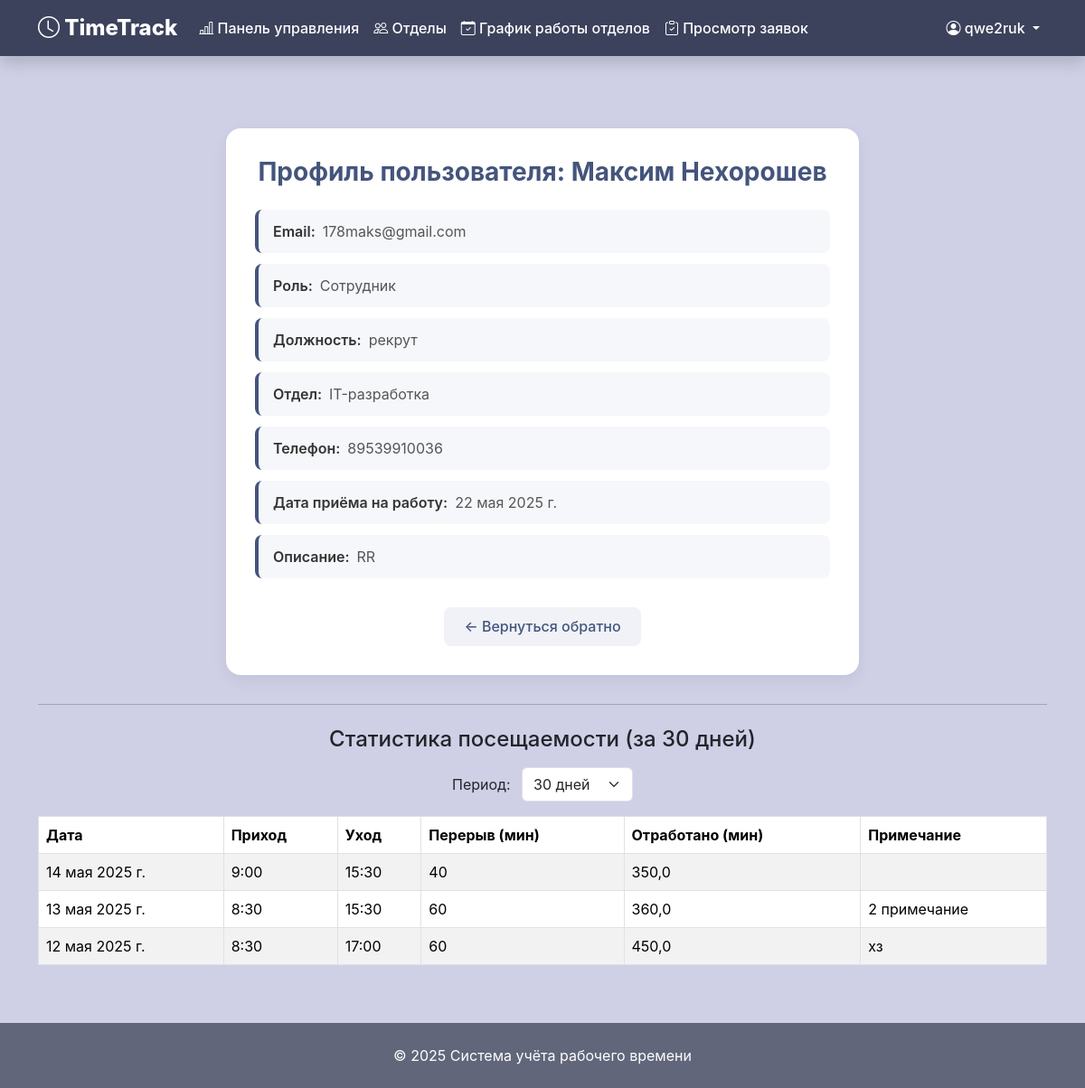
The app's page /profile/1/ (signed in), older data.
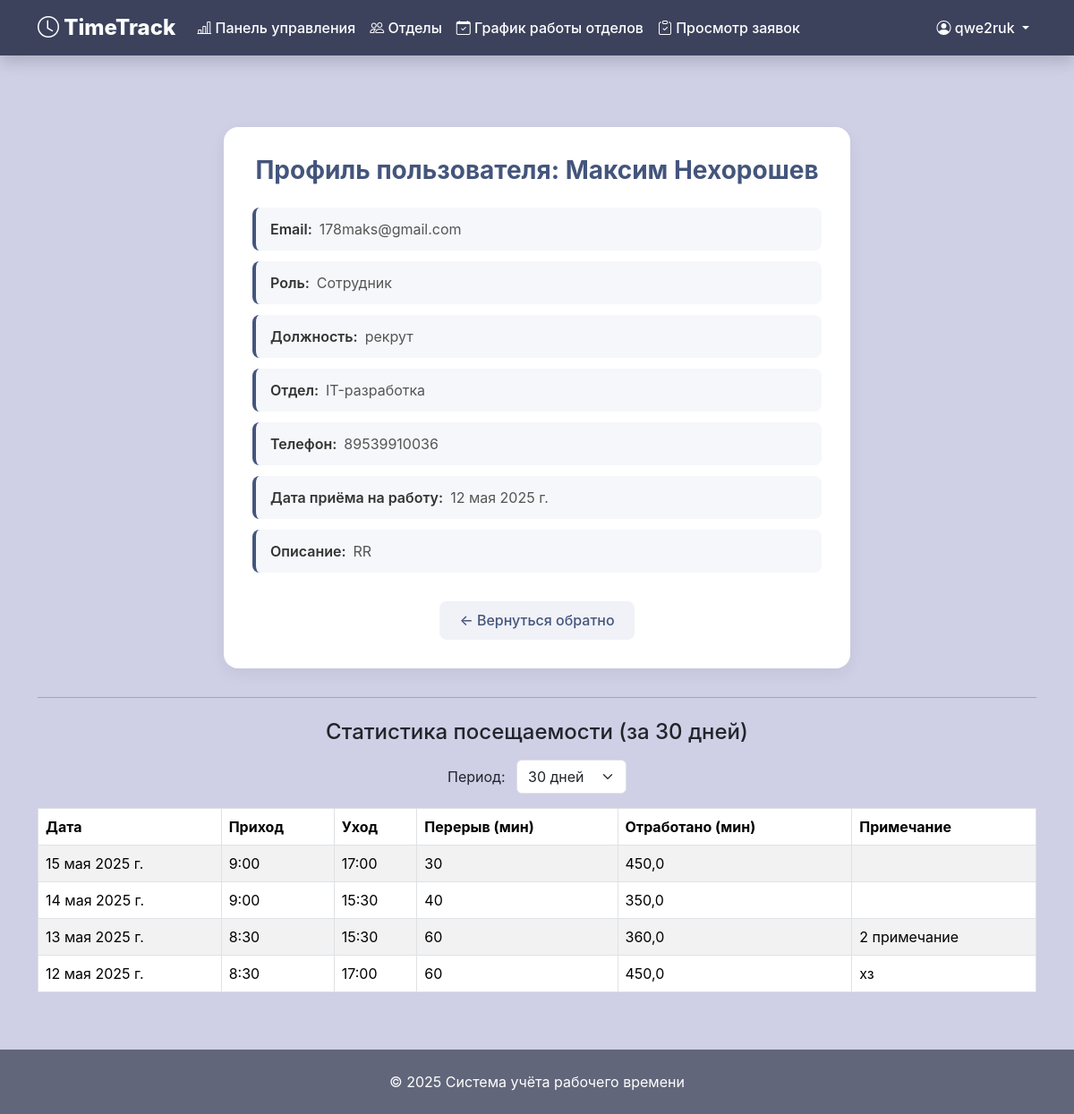
The same page, newer data.
### time_site/models.py (models this page shows, shortened)
class CustomUser(AbstractUser):
    email = models.EmailField(
        _('Электронная почта'),
        blank=False
    )
    ROLE_CHOICES = [
        ('Сотрудник', 'Сотрудник'),
        ('Руководитель', 'Руководитель'),
        ('Администратор', 'Администратор'),
    ]
    role = models.CharField(
        _('Роль'),
        max_length=50,
        choices=ROLE_CHOICES,
        default='Сотрудник'
    )
    post = models.CharField(
        _('Должность'),
        max_length=50,
        blank=True
    )
    hire_date = models.DateField(
        _('Дата приёма на работу'),
        default=timezone.now
    )
    phone = models.CharField(
        _('Телефон'),
        max_length=20,
        blank=True
    )
    description = models.TextField(
        _('Описание'),
        blank=True
    )
    department = models.ForeignKey(
        Department,
        on_delete=models.SET_NULL,
        null=True,
        blank=True,
        related_name='employees',
        verbose_name='Отдел'
    )
    is_active = models.BooleanField(
        _('Активен'),
        default=True
    )
    @property
    def is_manager(self):
        return self.role == 'Руководитель'
    class Meta:
        verbose_name = 'Пользователь'
        verbose_name_plural = 'Пользователи'

class WorkLog(models.Model):
    user = models.ForeignKey(settings.AUTH_USER_MODEL, on_delete=models.CASCADE)
    date = models.DateField(default=timezone.now)
    check_in = models.TimeField(null=True, blank=True, verbose_name="Вход")
    check_out = models.TimeField(null=True, blank=True, verbose_name="Выход")
    break_minutes = models.PositiveIntegerField(default=0, verbose_name="Перерыв (мин)")
    note = models.TextField(blank=True, verbose_name="Примечание")
    @property
    def worked_time_minutes(self):
        if self.check_in and self.check_out:
            delta = datetime.combine(date.min, self.check_out) - datetime.combine(date.min, self.check_in)
            return max((delta.total_seconds() // 60) - self.break_minutes, 0)
        return 0
    class Meta:
        verbose_name = "Запись рабочего времени"
        verbose_name_plural = "Рабочие записи"
        unique_together = ['user', 'date']

class Department(models.Model):
    name = models.CharField(max_length=100, unique=True)
    manager = models.ForeignKey(
        'CustomUser',
        on_delete=models.SET_NULL,
        null=True,
        blank=True,
        limit_choices_to={'role': 'Руководитель'},
        related_name='managed_departments'
    )
    def __str__(self):
        return self.name
    class Meta:
        verbose_name = 'Отдел'
        verbose_name_plural = 'Отделы'

### time_site/views/profile.py (the view)
# urls.py: path('profile/<int:user_id>/', public_profile_view, name='public_profile'),
def public_profile_view(request, user_id):
    user = get_object_or_404(CustomUser, id=user_id)
    if not (request.user == user or request.user.is_manager or request.user.is_admin):
        raise PermissionDenied()
    period = request.GET.get('period', '30')
    try:
        days = int(period)
    except ValueError:
        days = 30
    start_date = now().date() - timedelta(days=days)
    logs = WorkLog.objects.filter(user=user, date__gte=start_date).order_by('-date')
    return render(request, 'profile/public_profile.html', {
        'user_profile': user,
        'logs': logs,
        'selected_period': days,
    })

### time_site/templates/profile/public_profile.html (shortened to what this page needs)
{% extends 'base.html' %}
{% block content %}
<div class="public-profile-container">
    <h2 class="public-profile-title">
        Профиль пользователя: {{ user_profile.get_full_name|default:user_profile.username }}
    </h2>
    <div class="profile-info-item">
        <span class="profile-info-label">Email:</span>
        <span class="profile-info-value">{{ user_profile.email }}</span>
    </div>
    <div class="profile-info-item">
        <span class="profile-info-label">Роль:</span>
        <span class="profile-info-value">{{ user_profile.role }}</span>
    </div>
    <div class="profile-info-item">
        <span class="profile-info-label">Должность:</span>
        <span class="profile-info-value">{{ user_profile.post }}</span>
    </div>
    <div class="profile-info-item">
        <span class="profile-info-label">Отдел:</span>
        <span class="profile-info-value">{{ user_profile.department }}</span>
    </div>
    <div class="profile-info-item">
        <span class="profile-info-label">Телефон:</span>
        <span class="profile-info-value">{{ user_profile.phone }}</span>
    </div>
    <div class="profile-info-item">
        <span class="profile-info-label">Дата приёма на работу:</span>
        <span class="profile-info-value">{{ user_profile.hire_date }}</span>
    </div>
    <div class="profile-info-item">
        <span class="profile-info-label">Описание:</span>
        <span class="profile-info-value">{{ user_profile.description }}</span>
    </div>
    <div class="back-button-container">
        <a href="javascript:history.back()" class="btn-back">
            ← Вернуться обратно
        </a>
    </div>
</div>
<hr class="my-4">
<h4 class="text-center mb-3">Статистика посещаемости (за {{ selected_period }} дней)</h4>
<form method="get" class="mb-3 text-center">
  <label>Период:
    <select name="period" onchange="this.form.submit()" class="form-select d-inline-block w-auto ms-2">
      <option value="30" {% if selected_period == 30 %}selected{% endif %}>30 дней</option>
    </select>
  </label>
</form>
<table class="table table-bordered table-striped">
  <thead>
    <tr>
      <th>Дата</th>
      <th>Приход</th>
      <th>Уход</th>
      <th>Перерыв (мин)</th>
      <th>Отработано (мин)</th>
      <th>Примечание</th>
    </tr>
  </thead>
  <tbody>
    {% for log in logs %}
    <tr>
      <td>{{ log.date }}</td>
      <td>{{ log.check_in|default:"—" }}</td>
      <td>{{ log.check_out|default:"—" }}</td>
      <td>{{ log.break_minutes }}</td>
      <td>{{ log.worked_time_minutes }}</td>
      <td>{{ log.note }}</td>
    </tr>
    {% empty %}
    <tr>
      <td colspan="6" class="text-center">Нет записей</td>
    </tr>
    {% endfor %}
  </tbody>
</table>
{% endblock %}

Row changes from the older to the newer data that the page shows:
changed CustomUser "Максим Нехорошев": hire_date "22 мая 2025 г." → "12 мая 2025 г."
added WorkLog: date "15 мая 2025 г.", check_in "9:00", check_out "17:00", break_minutes "30", worked_time_minutes "450,0"
